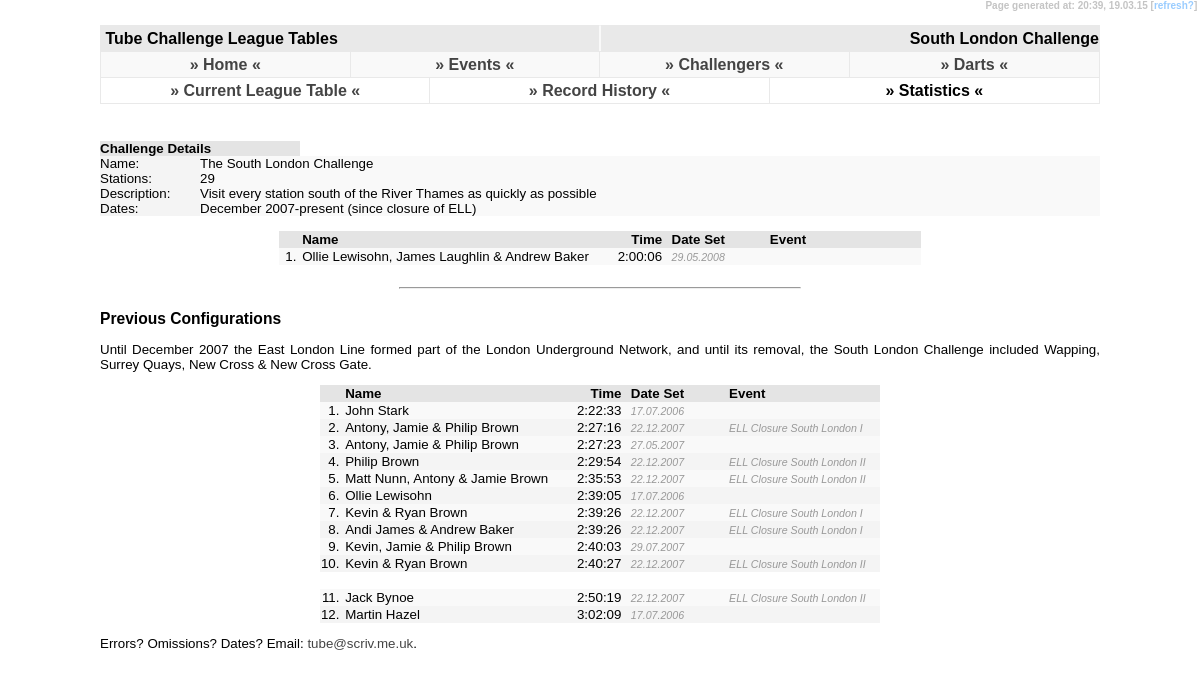
/southlondon/league/index.php, run on the app's committed database.
### tables this page shows
CREATE TABLE IF NOT EXISTS `tc_challenge` (
  `tc_challenge` char(3) NOT NULL,
  `tc_short_name` varchar(15) NOT NULL,
  `tc_challenge_name` varchar(255) NOT NULL,
  `tc_station_count` int(4) NOT NULL DEFAULT '0',
  `tc_description` varchar(255) NOT NULL,
  `tc_extra_details` text NOT NULL,
  `tc_dates` varchar(255) NOT NULL,
  `tc_order` int(11) DEFAULT NULL,
  `tc_uri` varchar(32) NOT NULL,
  PRIMARY KEY (`tc_challenge`)
);

CREATE TABLE IF NOT EXISTS `tc_data` (
  `tc_challenge` varchar(3) NOT NULL DEFAULT '',
  `tc_name` varchar(255) NOT NULL DEFAULT '',
  `tc_hours` tinyint(2) NOT NULL DEFAULT '0',
  `tc_mins` tinyint(2) NOT NULL DEFAULT '0',
  `tc_sec` tinyint(2) NOT NULL DEFAULT '0',
  `tc_event` varchar(255) DEFAULT NULL,
  `tc_date` date DEFAULT NULL,
  `tc_fn_station_count` smallint(4) DEFAULT NULL,
  `tc_fn274_excluded_station` varchar(3) DEFAULT NULL,
  `tc_fn_gwr` char(1) DEFAULT NULL,
  `tc_uid` int(4) NOT NULL AUTO_INCREMENT,
  `tc_pending_yn` char(1) NOT NULL DEFAULT 'N',
  `tc_upd_id` varchar(3) NOT NULL DEFAULT '',
  `tc_upd_date` timestamp NOT NULL DEFAULT CURRENT_TIMESTAMP ON UPDATE CURRENT_TIMESTAMP,
  PRIMARY KEY (`tc_uid`)
);

### southlondon/league/index.php (the view, shortened to what this page needs)
<!DOCTYPE html PUBLIC "-//W3C//DTD XHTML 1.0 Strict//EN" "http://www.w3.org/TR/xhtml1/DTD/xhtml1-strict.dtd">
<html xmlns="http://www.w3.org/1999/xhtml" xml:lang="en">
<head>
  <link rel="stylesheet" title="Default" type="text/css" href="../../default.css" />
</head>
<body><div id="temps">Page generated at: <?php echo date("H:i"); ?>,&nbsp;<?php echo date("d.m.y"); ?>&nbsp;[<a class="text" href="javascript:location.reload()">refresh?</a>]&nbsp;</div>
<div id="header1">&nbsp;Tube Challenge League Tables</div>
<div id="header2">&nbsp;South London Challenge</div>
<?php
	include('../../menu.php');
	include('../../submenu.php');
?>
<div id="content">
	<h3>&nbsp;</h3>
			<table width="100%" border="0" cellpadding="0" cellspacing="0">
				<tr>
					<td class="newshead" colspan="2"><b>Challenge Details</b></td>
					<td>&nbsp;</td>
				</tr>
					<?php
					$query = "SELECT * FROM tc_challenge WHERE tc_challenge = 'S29'";
					$moo = mysql_query($query) or die("Select Failed! [501]");
					$details = mysql_fetch_array($moo)
					?>
				<tr>
					<td class="row2" width="100">Name:</td>
					<td class="row1" colspan="2"><?php echo $details['tc_challenge_name']; ?></td>
				</tr>
				<tr>
					<td class="row2">Stations:</td>
					<td class="row1" width="100"><?php if($details['tc_station_count'] > 0){ echo $details['tc_station_count']; } else { ?>n/a<?php } ?></td>
					<td class="row1">&nbsp;</td>
				</tr>
				<tr>
					<td class="row2">Description:</td>
					<td class="row1" colspan="2"><?php echo $details['tc_description']; ?></td>
				</tr>
				<tr>
					<td class="row2">Dates:</td>
					<td class="row1" colspan="2"><?php echo $details['tc_dates']; ?></td>
				</tr>
			</table><br />
			<table align="center" border="0" cellpadding="1" cellspacing="0">
				<tr class="newshead">
					<td width="20"></td>
					<td>Name</td>
					<td width="75" align="right">Time&nbsp;</td>
					<td width="100">&nbsp;Date Set</td>
					<td width="150">Event</td>
				</tr>
				<?php
					$query = "SELECT * FROM tc_data WHERE tc_challenge = 'S29' ORDER BY tc_hours, tc_mins, tc_sec";
					$fnc = mysql_query($query) or die("Select Failed! [302]");
					$fncpos = 0;
					while ($fncdata = mysql_fetch_array($fnc)) {
						$fncpos++; ?>
				<tr class="row<?php if($fncpos%2 != 0){ echo "1"; } else { echo "2"; } if($fncdata['tc_date']){if($now - date("U", strtotime($fncdata['tc_date'])) < 2419200){ ?>" style="color: #0000FF<?php }} ?>">
					<td align="right"><?php echo $fncpos; ?>.&nbsp;</td>
					<td><?php echo $fncdata['tc_name']; ?></td>
					<td align="right"><?php echo $fncdata['tc_hours']; ?>:<?php if ($fncdata['tc_mins'] < 10){ ?>0<?php } echo $fncdata['tc_mins']; ?>:<?php if ($fncdata['tc_sec'] < 10){ ?>0<?php } echo $fncdata['tc_sec']; ?>&nbsp;</td>
					<td>&nbsp;<i><?php if ($fncdata['tc_date']){ echo date("d.m.Y", strtotime($fncdata['tc_date']));} ?></i></td>
					<td><i><?php echo $fncdata['tc_event']; ?></i></td>
				</tr>
				<?php
				if($fncpos%10 == 0){ ?>
				<tr height="10">
					<td colspan="5">&nbsp;</td>
				</tr><?php } } ?>
			</table><br />
			<hr width="400" />
<h3>Previous Configurations</h3>
<p>Until December 2007 the East London Line formed part of the London Underground Network, and until its removal, the South London Challenge included Wapping, Surrey Quays, New Cross &amp; New Cross Gate.</p>
			<table align="center" border="0" cellpadding="1" cellspacing="0">
				<tr class="newshead">
					<td width="20"></td>
					<td>Name</td>
					<td width="75" align="right">Time&nbsp;</td>
					<td width="100">&nbsp;Date Set</td>
					<td width="150">Event</td>
				</tr>
				<?php
					$query = "SELECT * FROM tc_data WHERE tc_challenge = 'S33' ORDER BY tc_hours, tc_mins, tc_sec";
					$fnc = mysql_query($query) or die("Select Failed! [302]");
					$fncpos = 0;
					while ($fncdata = mysql_fetch_array($fnc)) {
						$fncpos++; ?>
				<tr class="row<?php if($fncpos%2 != 0){ echo "1"; } else { echo "2"; } if($fncdata['tc_date']){if($now - date("U", strtotime($fncdata['tc_date'])) < 2419200){ ?>" style="color: #0000FF<?php }} ?>">
					<td align="right"><?php echo $fncpos; ?>.&nbsp;</td>
					<td><?php echo $fncdata['tc_name']; ?></td>
					<td align="right"><?php echo $fncdata['tc_hours']; ?>:<?php if ($fncdata['tc_mins'] < 10){ ?>0<?php } echo $fncdata['tc_mins']; ?>:<?php if ($fncdata['tc_sec'] < 10){ ?>0<?php } echo $fncdata['tc_sec']; ?>&nbsp;</td>
					<td>&nbsp;<i><?php if ($fncdata['tc_date']){ echo date("d.m.Y", strtotime($fncdata['tc_date']));} ?></i></td>
					<td><i><?php echo $fncdata['tc_event']; ?></i></td>
				</tr>
				<?php
				if($fncpos%10 == 0){ ?>
				<tr height="10">
					<td colspan="5">&nbsp;</td>
				</tr><?php } } ?>
			</table>
<p>Errors? Omissions? Dates? Email: <a href="mailto:tube@scriv.me.uk">tube&#64;scriv.me.uk</a>.</p>
</div>
</body>
</html>

### default.css (style rules this page uses)
body { padding: 0; margin: 0; font-family: Trebuchet MS, Arial, Verdana, Helvetica, Calibri, sans-serif; background-color: #fff; font-weight: bold; }
#header1 { position: absolute; height: 25px; border-right: solid 1px #f9f9f9; border-left: solid 1px #e9e9e9; border-top: solid 1px #e9e9e9; border-bottom: solid 1px #e9e9e9; left: 100px; right: 50%; top: 25px; background-color: #e9e9e9; line-height: 25px; vertical-align: middle; }
#header2 { position: absolute; height: 25px; border-left: solid 1px #f9f9f9; border-right: solid 1px #e9e9e9; border-top: solid 1px #e9e9e9; border-bottom: solid 1px #e9e9e9; left: 50%; right: 100px; top: 25px; background-color: #e9e9e9; border-width: 1px; line-height: 25px; vertical-align: middle; text-align: right; }
#content { position: absolute; left: 100px; right: 100px; top: 108px; font-weight: normal; font-size: 10pt; text-align: justify; }
#temps { text-align: right; color: #c4c4c4; font-size: 7.5pt; position: absolute; right: 0px; height: 15px; top: 0px; margin: 0px 0px; vertical-align: middle; background-color: #ffffff; }
.newshead { background-color: #e4e4e4; vertical-align: middle; font-weight: bold; }
.row1 { background-color: #f9f9f9; }
.row2 { background-color: #f4f4f4; }
i { font-size: 8pt; color: #999999; }
hr { text-align: center; }
a:link { color: #444444; text-decoration: none; }
a.text:link { color: #99ccff; text-decoration: none; }
h3 { padding-top: 15px; margin: 0; }

### data on the page
tc_challenge: tc_challenge_name "The South London Challenge", tc_station_count "29", tc_description "Visit every station south of the River Thames as quickly as possible", tc_dates "December 2007-present (since closure of ELL)"
tc_data: tc_name "Ollie Lewisohn, James Laughlin & Andrew Baker", tc_hours "2", shows "0", tc_mins "0", tc_sec "6", tc_date "29.05.2008"
tc_data: tc_name "John Stark", tc_hours "2", tc_mins "22", tc_sec "33", tc_date "17.07.2006"
tc_data: tc_name "Antony, Jamie & Philip Brown", tc_hours "2", tc_mins "27", tc_sec "16", tc_date "22.12.2007", tc_event "ELL Closure South London I"
tc_data: tc_name "Antony, Jamie & Philip Brown", tc_hours "2", tc_mins "27", tc_sec "23", tc_date "27.05.2007"
tc_data: tc_name "Philip Brown", tc_hours "2", tc_mins "29", tc_sec "54", tc_date "22.12.2007", tc_event "ELL Closure South London II"
tc_data: tc_name "Matt Nunn, Antony & Jamie Brown", tc_hours "2", tc_mins "35", tc_sec "53", tc_date "22.12.2007", tc_event "ELL Closure South London II"
tc_data: tc_name "Ollie Lewisohn", tc_hours "2", tc_mins "39", shows "0", tc_sec "5", tc_date "17.07.2006"
tc_data: tc_name "Kevin & Ryan Brown", tc_hours "2", tc_mins "39", tc_sec "26", tc_date "22.12.2007", tc_event "ELL Closure South London I"
tc_data: tc_name "Andi James & Andrew Baker", tc_hours "2", tc_mins "39", tc_sec "26", tc_date "22.12.2007", tc_event "ELL Closure South London I"
tc_data: tc_name "Kevin, Jamie & Philip Brown", tc_hours "2", tc_mins "40", tc_sec "3", tc_date "29.07.2007"
tc_data: tc_name "Kevin & Ryan Brown", tc_hours "2", tc_mins "40", tc_sec "27", tc_date "22.12.2007", tc_event "ELL Closure South London II"
tc_data: tc_name "Jack Bynoe", tc_hours "2", tc_mins "50", tc_sec "19", tc_date "22.12.2007", tc_event "ELL Closure South London II"
tc_data: tc_name "Martin Hazel", tc_hours "3", shows "0", tc_mins "2", tc_sec "9", tc_date "17.07.2006"
